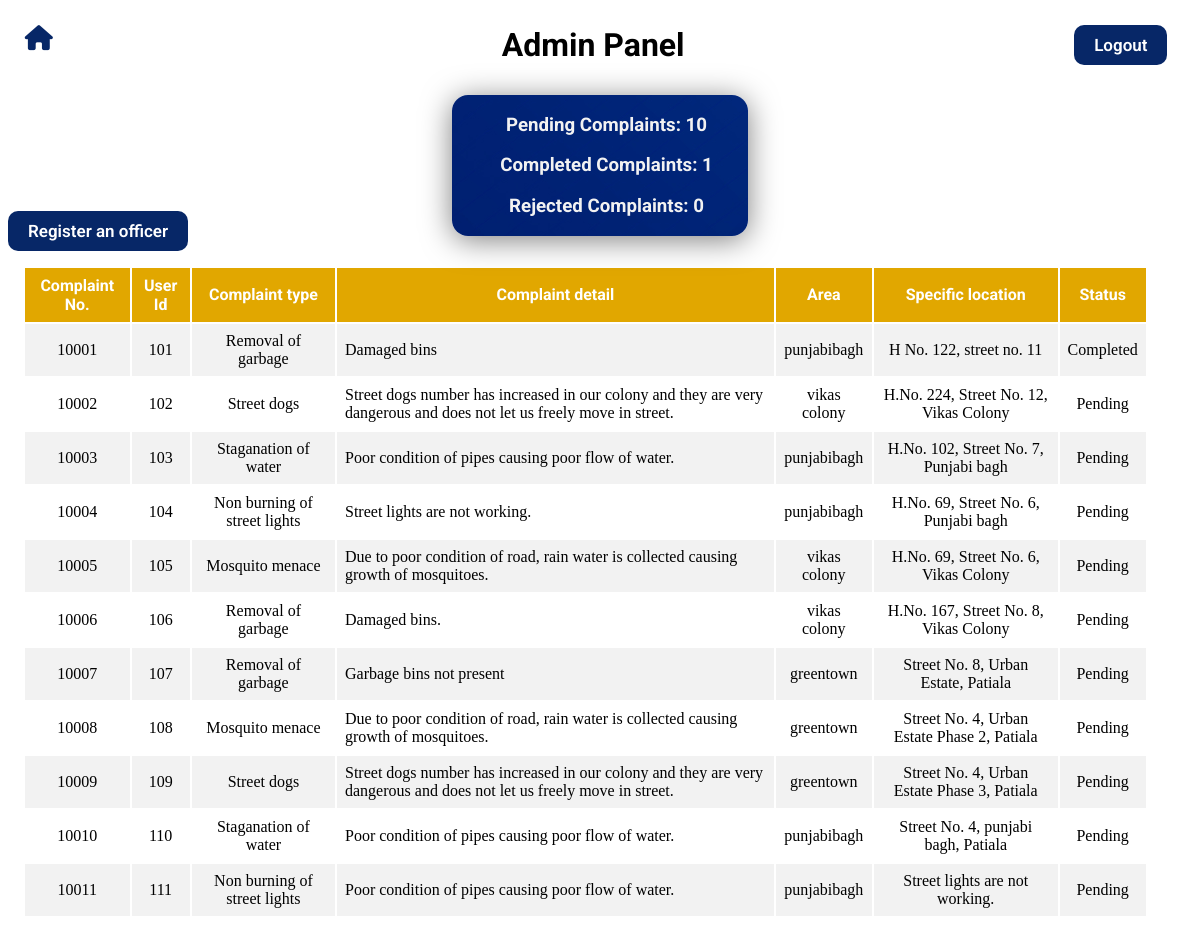
Page /admin.php (signed in) on the committed database.
### tables this page shows
CREATE TABLE `complaints` (
  `comp_id` int(11) NOT NULL,
  `usercomp_id` int(11) NOT NULL,
  `comptype` varchar(255) DEFAULT NULL,
  `compdetail` varchar(255) DEFAULT NULL,
  `comparea` varchar(255) DEFAULT NULL,
  `complocality` varchar(255) DEFAULT NULL,
  `status` varchar(255) NOT NULL DEFAULT 'Pending',
  `solution` varchar(255) NOT NULL
);

### admin.php (the view, shortened to what this page needs)
<?php
    $db_hostname = "127.0.0.1";
    $db_user = "root";
    $db_password = "";
    $db_name = "complaintregistration";
    $conn = mysqli_connect($db_hostname, $db_user, $db_password, $db_name);
    $query = "SELECT * from complaints";
    $res = mysqli_query($conn,$query);
    $rows = mysqli_fetch_all($res,MYSQLI_ASSOC);
    $query1 = "SELECT status FROM `complaints` WHERE status = 'Pending';";
    $res1 = mysqli_query($conn,$query1);
    $count1 = mysqli_num_rows($res1);
    $query2 = "SELECT status FROM `complaints` WHERE status = 'Completed';";
    $res2 = mysqli_query($conn,$query2);
    $count2 = mysqli_num_rows($res2);
    $query3 = "SELECT status  FROM `complaints` WHERE status = 'Rejected';";
    $res3 = mysqli_query($conn,$query3);
    $count3 = mysqli_num_rows($res3);
?>
<!DOCTYPE html>
<html lang="en">
<head>
    <link rel="stylesheet" href="https://cdnjs.cloudflare.com/ajax/libs/font-awesome/6.1.1/css/all.min.css">
    <link rel="stylesheet" href="https://cdn.jsdelivr.net/npm/swiper@8/swiper-bundle.min.css" />
    <link rel="stylesheet" href="./common.css">
    <link rel="stylesheet" href="./admin.css">
</head>
<body>
    <div style="overflow:auto;" class="logout">
        <div class="icon" style="float:left;">
            <a href="./user.php"><i class="fa-solid fa-house"></i></a>
        </div>
        <h1>Admin Panel</h1>
        <div class="lgbtn">
            <button type="button" id="logout" name="logout" onclick="document.location.href = './logout.php'">Logout</button>
        </div>
    </div>
    <div class="reportCont">
    <div class="report">
        <h3>Pending Complaints: <?php echo $count1;?></h3>
        <h3>Completed Complaints: <?php echo $count2;?></h3>
        <h3>Rejected Complaints: <?php echo $count3;?></h3>
    </div>
    </div>
    <button class="regoffbtn" onclick="registerOfficer()">Register an officer</button>
    <table>
        <tr>
            <th>Complaint No.</th>
            <th>User Id</th>
            <th>Complaint type</th>
            <th>Complaint detail</th>
            <th>Area</th>
            <th>Specific location</th>
            <th>Status</th>
        </tr>
        <?php
        foreach ($rows as $row) {
        ?>
            <tr>
            <td><?php echo $row['comp_id']; ?></td>
            <td><?php echo $row['usercomp_id']; ?></td>
            <td><?php echo $row['comptype']; ?></td>
            <td style="text-align:left;"><?php echo $row['compdetail']; ?></td>
            <td><?php echo $row['comparea']; ?></td>
            <td><?php echo $row['complocality']; ?></td>
            <td><?php echo $row['status']; ?></td>
            </tr>
    <?php
        }
        ?>
    </table>
</body>
</html>

### common.css (style rules this page uses)
* { box-sizing: border-box; font-family: 'Bree Serif', serif; }
button { background-color: #E1A700; font-weight: 600; color: #ffffff; border: none; padding: 10px 20px; font-size: 17px; font-family: 'Roboto', sans-serif; cursor: pointer; }
h1,h2 { font-family: 'Roboto', sans-serif; }

### admin.css (style rules this page uses)
.logout { margin: 15px; position: relative; top: 10px; right: 10px; display: flex; justify-content: center; width: 98%; }
.logout .icon { width: 33%; left: 6px; position: relative; }
.logout .lgbtn { width: 33%; display: flex; justify-content: flex-end; align-items: center; }
.lgbtn button, .regoffbtn { background-color: #072767; border-radius: 10px; }
.logout h1 { width: 33%; display: flex; justify-content: center; align-items: center; margin: 0; }
.icon i { font-size: 25px; color: #072767; }
h1,h2,h3 { margin-left: 13px; }
.reportCont { position: relative; top: 25px; display: flex; justify-content: center; align-items: center; }
.report { text-align: center; background-image: url('./images/bg\ \(2\).jpg'); color: #f2f2f2; border-radius: 16px; box-shadow: 0 4px 30px rgba(0, 0, 0, 0.5); width: 25%; }
.report h3 { font-family: 'Roboto', sans-serif; }
::placeholder { color: grey; }
table { width: 95%; margin: 15px; }
th, td { text-align: left; padding: 8px; text-align: center; }
tr:nth-child(even) { background-color: #f2f2f2 }
th { background-color: #E1A700; color: rgb(255, 255, 255); font-family: 'Roboto', sans-serif; }

### rows in the picture
complaints: comp_id "10001", usercomp "101", comptype "Removal of garbage", compdetail "Damaged bins", comparea "punjabibagh", complocality "H No. 122, street no. 11", status "Completed"
complaints: comp_id "10002", usercomp "102", comptype "Street dogs", compdetail "Street dogs number has increased in our colony and they are very dangerous and does not let us freely move in street.", comparea "vikas colony", complocality "H.No. 224, Street No. 12, Vikas Colony", status "Pending"
complaints: comp_id "10003", usercomp "103", comptype "Staganation of water", compdetail "Poor condition of pipes causing poor flow of water.", comparea "punjabibagh", complocality "H.No. 102, Street No. 7, Punjabi bagh", status "Pending"
complaints: comp_id "10004", usercomp "104", comptype "Non burning of street lights", compdetail "Street lights are not working.", comparea "punjabibagh", complocality "H.No. 69, Street No. 6, Punjabi bagh", status "Pending"
complaints: comp_id "10005", usercomp "105", comptype "Mosquito menace", compdetail "Due to poor condition of road, rain water is collected causing growth of mosquitoes.", comparea "vikas colony", complocality "H.No. 69, Street No. 6, Vikas Colony", status "Pending"
complaints: comp_id "10006", usercomp "106", comptype "Removal of garbage", compdetail "Damaged bins.", comparea "vikas colony", complocality "H.No. 167, Street No. 8, Vikas Colony", status "Pending"
complaints: comp_id "10007", usercomp "107", comptype "Removal of garbage", compdetail "Garbage bins not present", comparea "greentown", complocality "Street No. 8, Urban Estate, Patiala", status "Pending"
complaints: comp_id "10008", usercomp "108", comptype "Mosquito menace", compdetail "Due to poor condition of road, rain water is collected causing growth of mosquitoes.", comparea "greentown", complocality "Street No. 4, Urban Estate Phase 2, Patiala", status "Pending"
complaints: comp_id "10009", usercomp "109", comptype "Street dogs", compdetail "Street dogs number has increased in our colony and they are very dangerous and does not let us freely move in street.", comparea "greentown", complocality "Street No. 4, Urban Estate Phase 3, Patiala", status "Pending"
complaints: comp_id "10010", usercomp "110", comptype "Staganation of water", compdetail "Poor condition of pipes causing poor flow of water.", comparea "punjabibagh", complocality "Street No. 4, punjabi bagh, Patiala", status "Pending"
complaints: comp_id "10011", usercomp "111", comptype "Non burning of street lights", compdetail "Poor condition of pipes causing poor flow of water.", comparea "punjabibagh", complocality "Street lights are not working.", status "Pending"

### other values in the picture
$count1 "10"
$count2 "1"
$count3 "0"
